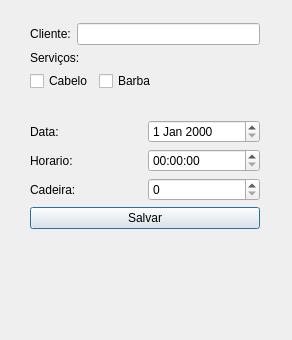
<?xml version="1.0" encoding="UTF-8"?>
<ui version="4.0">
 <class>NewServico</class>
 <widget class="QDialog" name="NewServico">
  <property name="geometry">
   <rect>
    <x>0</x>
    <y>0</y>
    <width>292</width>
    <height>340</height>
   </rect>
  </property>
  <property name="contextMenuPolicy">
   <enum>Qt::NoContextMenu</enum>
  </property>
  <property name="windowTitle">
   <string>Adicionar Serviço</string>
  </property>
  <property name="windowIcon">
   <iconset resource="recursos.qrc">
    <normaloff>:/img/icones/maquina.png</normaloff>:/img/icones/maquina.png</iconset>
  </property>
  <widget class="QWidget" name="">
   <property name="geometry">
    <rect>
     <x>30</x>
     <y>23</y>
     <width>230</width>
     <height>275</height>
    </rect>
   </property>
   <layout class="QVBoxLayout" name="verticalLayout">
    <item>
     <layout class="QHBoxLayout" name="horizontalLayout">
      <item>
       <widget class="QLabel" name="label0">
        <property name="minimumSize">
         <size>
          <width>0</width>
          <height>0</height>
         </size>
        </property>
        <property name="frameShape">
         <enum>QFrame::NoFrame</enum>
        </property>
        <property name="lineWidth">
         <number>1</number>
        </property>
        <property name="midLineWidth">
         <number>0</number>
        </property>
        <property name="text">
         <string>Cliente:</string>
        </property>
        <property name="alignment">
         <set>Qt::AlignCenter</set>
        </property>
        <property name="margin">
         <number>0</number>
        </property>
        <property name="indent">
         <number>-1</number>
        </property>
       </widget>
      </item>
      <item>
       <widget class="QLineEdit" name="Nome"/>
      </item>
     </layout>
    </item>
    <item>
     <layout class="QFormLayout" name="formLayout">
      <item row="0" column="0">
       <widget class="QLabel" name="label">
        <property name="text">
         <string>Serviços:</string>
        </property>
       </widget>
      </item>
      <item row="1" column="0">
       <widget class="QCheckBox" name="cbCabelo">
        <property name="text">
         <string>Cabelo</string>
        </property>
       </widget>
      </item>
      <item row="1" column="1">
       <widget class="QCheckBox" name="cbBarba">
        <property name="text">
         <string>Barba</string>
        </property>
       </widget>
      </item>
     </layout>
    </item>
    <item>
     <layout class="QGridLayout" name="gridLayout">
      <item row="0" column="0">
       <widget class="QLabel" name="label_2">
        <property name="text">
         <string>Data:</string>
        </property>
       </widget>
      </item>
      <item row="1" column="0">
       <widget class="QLabel" name="label_3">
        <property name="text">
         <string>Horario:</string>
        </property>
       </widget>
      </item>
      <item row="0" column="1">
       <widget class="QDateEdit" name="dateEdit"/>
      </item>
      <item row="1" column="1">
       <widget class="QTimeEdit" name="timeEdit"/>
      </item>
      <item row="2" column="0">
       <widget class="QLabel" name="label_4">
        <property name="text">
         <string>Cadeira:</string>
        </property>
       </widget>
      </item>
      <item row="2" column="1">
       <widget class="QSpinBox" name="spinBox"/>
      </item>
     </layout>
    </item>
    <item>
     <widget class="QPushButton" name="btnSalvar">
      <property name="text">
       <string>Salvar</string>
      </property>
     </widget>
    </item>
    <item>
     <widget class="QLabel" name="gravou">
      <property name="text">
       <string/>
      </property>
     </widget>
    </item>
   </layout>
  </widget>
 </widget>
 <resources>
  <include location="recursos.qrc"/>
 </resources>
 <connections/>
</ui>
